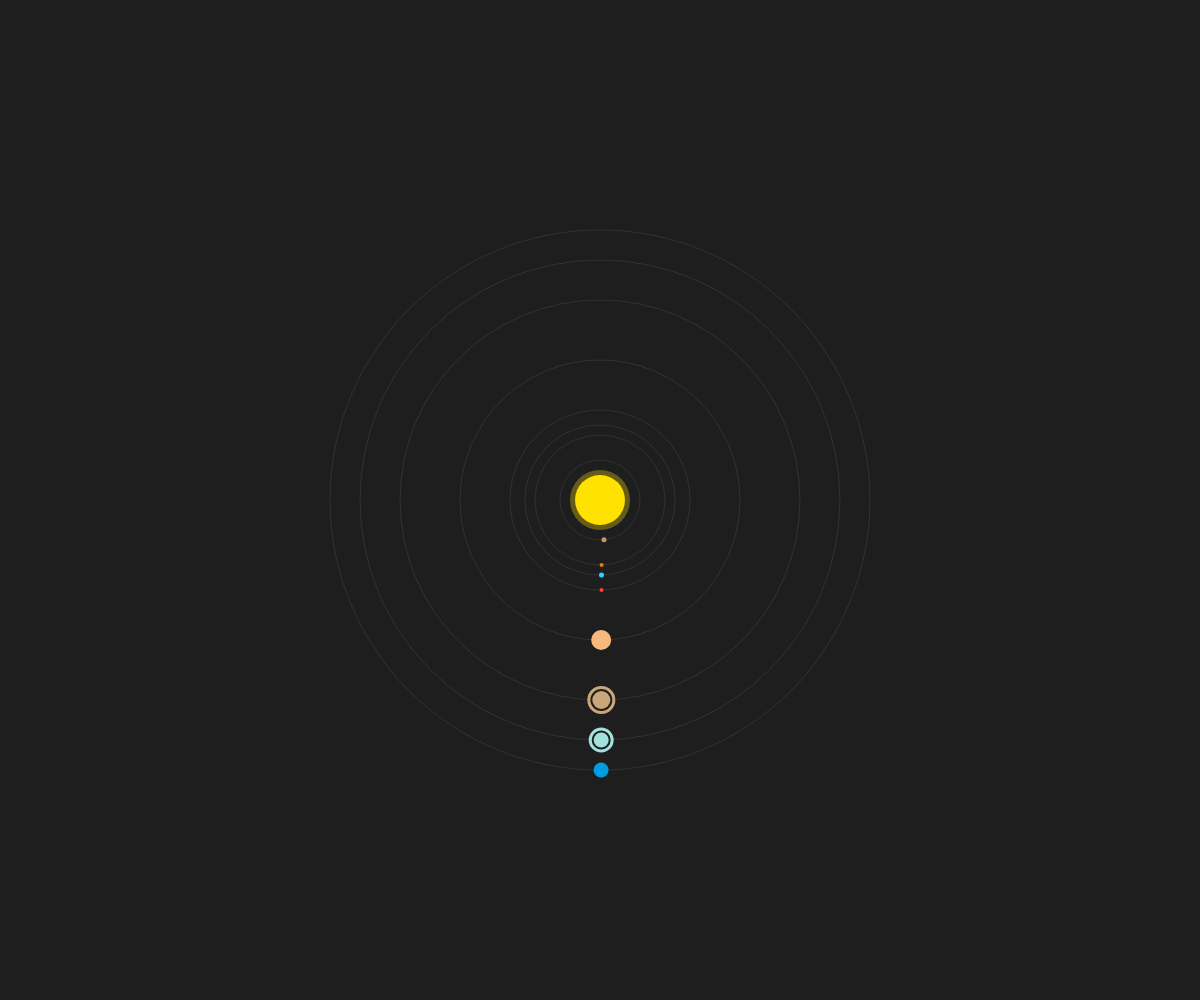
Frame 1 (no input)
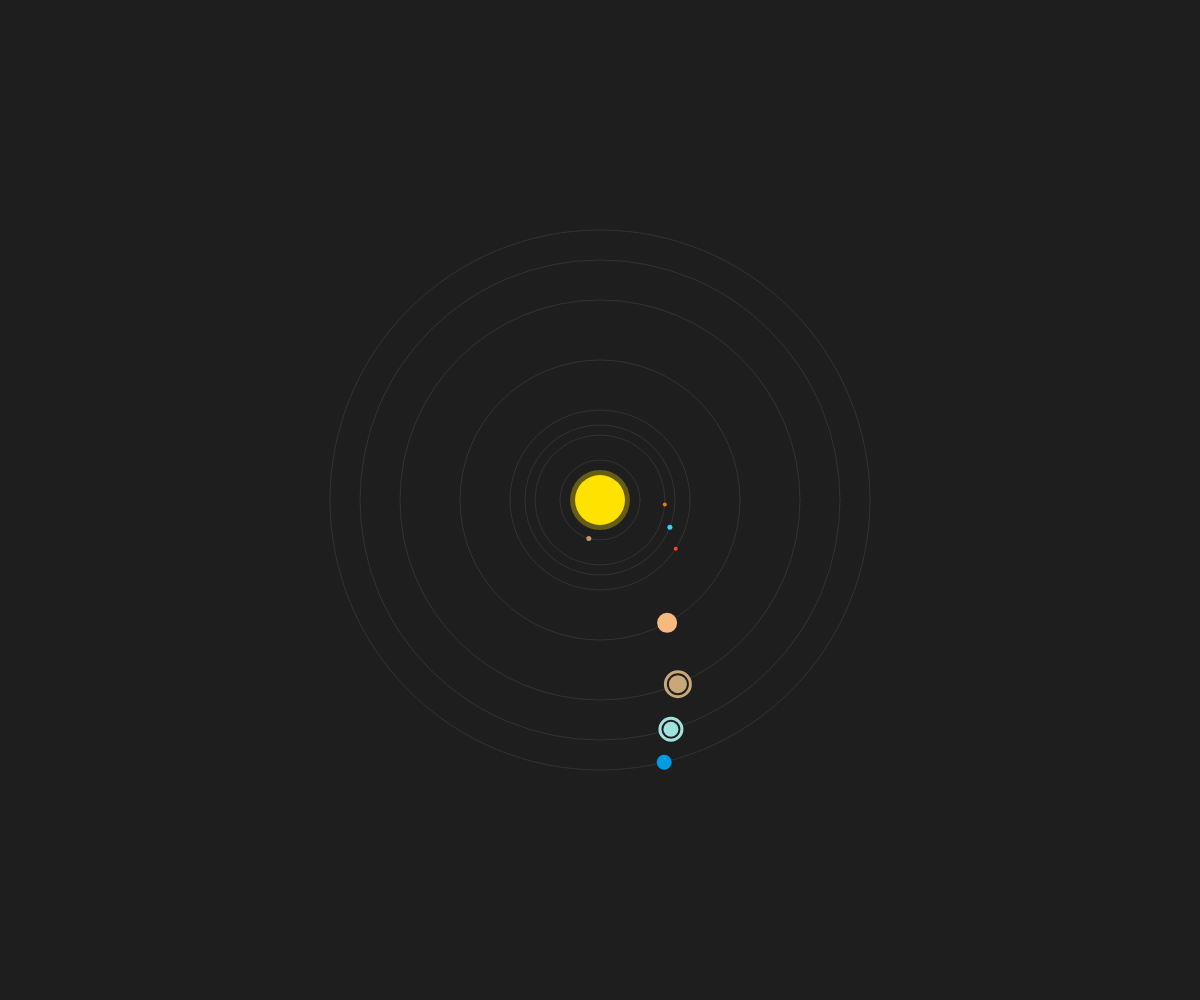
Frame 60 (no input)
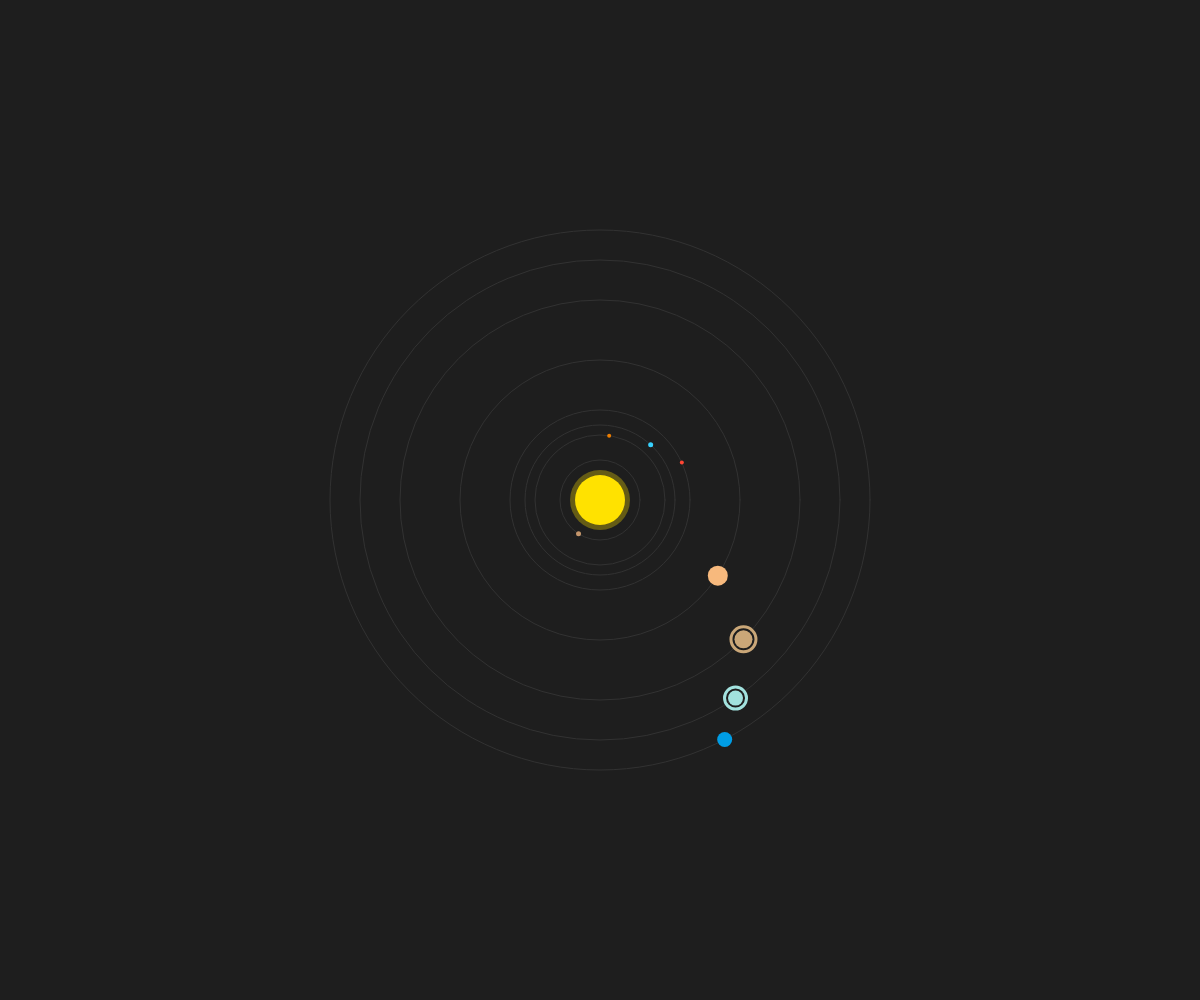
Frame 120 (the mouse pressed at the canvas centre since frame 60)

The p5.js sketch that drew these frames (run headless with seeded random() and noise() and a simulated clock; from frame 60 on, the mouse is pressed at the canvas centre):

// p5.js sketch
// ── sketch.js
let mercury,venus,earth,mars,jupiter,satern,uranus,neptune;

function setup() {
  createCanvas(windowWidth, windowHeight);

  mercury = new Planet(5, 80);
  venus = new Planet(4, 130);
  earth = new Planet(5, 150);
  mars = new Planet(4, 180);
  jupiter = new Planet(20, 280);

  satern = new Ringed(18, 400, 20);
  uranus = new Ringed(15, 480, 17);

  neptune = new Planet(15, 540);
}

function draw() {
  background(30);

  noStroke();
  fill(255,225,0);
  ellipse(width/2, height/2, 50,50);
  fill(255,225,0,80);
  ellipse(width/2, height/2, 60,60);

  mercury.move(10);
  venus.move(40);
  earth.move(50);
  mars.move(60);
  jupiter.move(120);
  satern.move(150);
  uranus.move(200);
  neptune.move(250);

  mercury.display('#C4956B');
  venus.display('#ED7E00');
  earth.display('#37D1FE');
  mars.display('#FF4533');
  jupiter.display('#F7B97D');

  satern.display('#CAA778');
  satern.ringDisplay('#CAA778');

  uranus.display('#A2E2DE');
  uranus.ringDisplay('#A2E2DE');

  neptune.display('#009DE5');
}

class Planet {
  constructor(size,orbit){
    this.size = size;
    this.orbit = orbit;
    this.x = (width + orbit)/2;
    this.y = height/2;
  }

  display(color){
    push();
    translate(width/2,height/2);
    stroke(50);
    noFill();
    ellipse(0,0,this.orbit,this.orbit);
    pop();

    push();
    translate(this.x,this.y);
    noStroke();
    fill(color);
    ellipse(0,0,this.size,this.size);
    pop();
  }

  move(t){
    this.x = width/2 + this.orbit * sin(frameCount/t)/2;
    this.y = height/2 + this.orbit * cos(frameCount/t)/2;
  }
}

class Ringed extends Planet{
  constructor(size,orbit,ring){
    super(size,orbit);
    this.ring = ring;
  }

  ringDisplay(color){
    push();
    translate(this.x,this.y);

    noFill();
    stroke(color);
    strokeWeight(3);
    ellipse(0,0,this.ring+5,this.ring+5);
    pop();
  }
}
